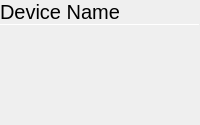
      <widget class="QWidget" name="page_6">
       <layout class="QVBoxLayout" name="verticalLayout_9">
        <property name="spacing">
         <number>0</number>
        </property>
        <property name="leftMargin">
         <number>0</number>
        </property>
        <property name="topMargin">
         <number>0</number>
        </property>
        <property name="rightMargin">
         <number>0</number>
        </property>
        <property name="bottomMargin">
         <number>0</number>
        </property>
        <item>
         <layout class="QHBoxLayout" name="horizontalLayout_6">
          <item>
           <widget class="QLabel" name="pairDeviceName">
            <property name="sizePolicy">
             <sizepolicy hsizetype="Expanding" vsizetype="Preferred">
              <horstretch>0</horstretch>
              <verstretch>0</verstretch>
             </sizepolicy>
            </property>
            <property name="font">
             <font>
              <pointsize>15</pointsize>
             </font>
            </property>
            <property name="text">
             <string>Device Name</string>
            </property>
            <property name="margin">
             <number>9</number>
            </property>
           </widget>
          </item>
         </layout>
        </item>
        <item>
         <widget class="Line" name="line_8">
          <property name="maximumSize">
           <size>
            <width>16777215</width>
            <height>1</height>
           </size>
          </property>
          <property name="orientation">
           <enum>Qt::Horizontal</enum>
          </property>
         </widget>
        </item>
        <item>
         <layout class="QGridLayout" name="gridLayout">
          <item row="0" column="1">
           <spacer name="verticalSpacer_6">
            <property name="orientation">
             <enum>Qt::Vertical</enum>
            </property>
            <property name="sizeHint" stdset="0">
             <size>
              <width>20</width>
              <height>40</height>
             </size>
            </property>
           </spacer>
          </item>
          <item row="1" column="0">
           <spacer name="horizontalSpacer">
            <property name="orientation">
             <enum>Qt::Horizontal</enum>
            </property>
            <property name="sizeHint" stdset="0">
             <size>
              <width>40</width>
              <height>20</height>
             </size>
            </property>
           </spacer>
          </item>
          <item row="2" column="1">
           <spacer name="verticalSpacer_7">
            <property name="orientation">
             <enum>Qt::Vertical</enum>
            </property>
            <property name="sizeHint" stdset="0">
             <size>
              <width>20</width>
              <height>40</height>
             </size>
            </property>
           </spacer>
          </item>
          <item row="1" column="1">
           <widget class="tCircularSpinner" name="pairSpinner" native="true"/>
          </item>
          <item row="1" column="2">
           <spacer name="horizontalSpacer_2">
            <property name="orientation">
             <enum>Qt::Horizontal</enum>
            </property>
            <property name="sizeHint" stdset="0">
             <size>
              <width>40</width>
              <height>20</height>
             </size>
            </property>
           </spacer>
          </item>
         </layout>
        </item>
       </layout>
      </widget>
